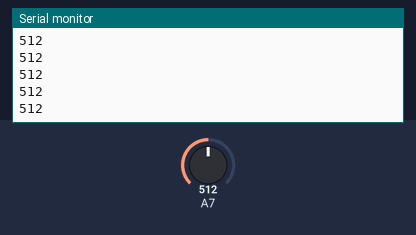
Bench run of a sketch on a simulated Arduino Uno, built with avr-gcc and run on an emulated ATmega328P. On the bench: the last lines printed to the serial monitor. The inputs (shaded band) are chosen by the test bench; at power-on: A7 = 512.

Above: at 1.2 s.
1.3 s: A7 set to 716
At 2.4 s:
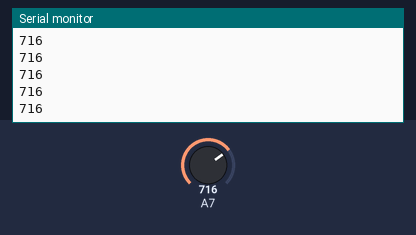
2.8 s: A7 set to 900
At 3.4 s:
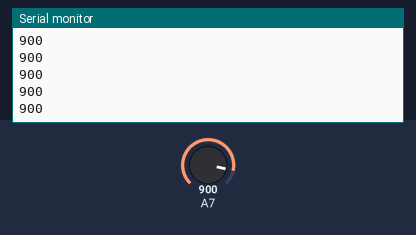
Timing chart, 0 to 5.8 s (numbered marks = the images above; inputs shaded):
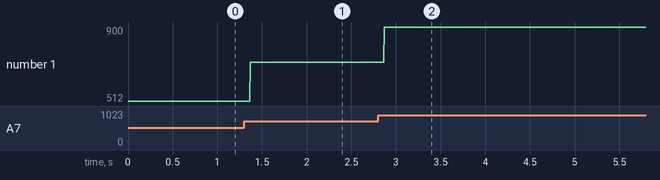

The sketch:

test_light.ino
```cpp
void setup() {
  // put your setup code here, to run once:
  Serial.begin(9600);
  pinMode(7, INPUT);
}

void loop() {
  // put your main code here, to run repeatedly:
  Serial.println(analogRead(7));
}
```

Measured:
- after the input at 1.3 s, the serial monitor: prints a new line after 0.07 s (image 1)
- after the input at 2.8 s, the serial monitor: prints a new line after 0.07 s (image 2)
- plotted number 1: 512 → 716 after the input at 1.3 s, 716 → 900 after the input at 2.8 s
